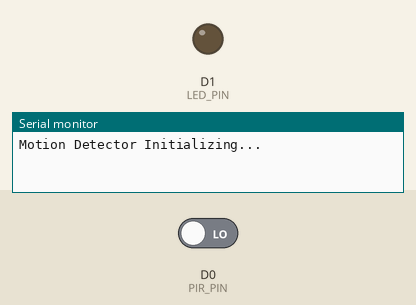
Recording of a sketch running on a simulated ESP8266 (NodeMCU). Shown: output pins drawn as LEDs (lit = HIGH), the last lines printed to the serial monitor. Inputs (shaded band) come from the test bench; at power-on: D0 (PIR_PIN) LOW.

Above: at 1.2 s.
1.3 s: D0 (PIR_PIN) driven HIGH
At 2.3 s:
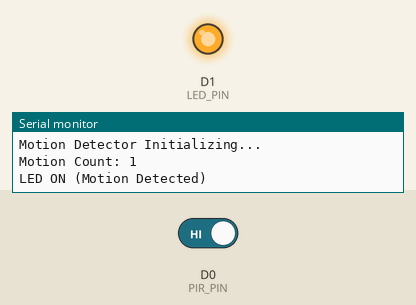
Timing chart, 0 to 12.8 s (numbered marks = the images above; inputs shaded):
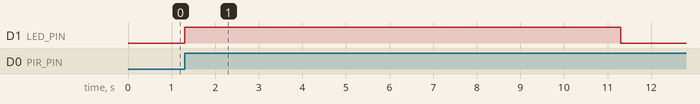

The sketch:

motion_blynk.ino
```cpp
#define PIR_PIN D0  // PIR sensor connected to GPIO5 (D1) on NodeMCU ESP8266
#define LED_PIN D1  // LED connected to GPIO0 (D3) on NodeMCU ESP8266

int motionCount = 0;
bool motionDetectedPreviously = false;
unsigned long ledOnTime = 0; // Store the time when LED was turned on
bool ledState = false; // Track LED state

void setup() {
  Serial.begin(115200);
  Serial.println("Motion Detector Initializing...");

  pinMode(PIR_PIN, INPUT);
  pinMode(LED_PIN, OUTPUT);

  digitalWrite(LED_PIN, LOW); // Start with LED off
}

void loop() {
  int motionDetected = digitalRead(PIR_PIN);

  if (motionDetected == HIGH && !motionDetectedPreviously) {
    motionCount++;
    Serial.print("Motion Count: ");
    Serial.println(motionCount);

    if (motionCount == 1) {
      digitalWrite(LED_PIN, HIGH); // Turn on LED at first detection
      Serial.println("LED ON (Motion Detected)");
      ledOnTime = millis(); // Record the time LED was turned on
      ledState = true;
    }
    if(motionCount>1){
        ledOnTime = millis(); // Record the time LED was turned on
      ledState = true;
    }

    motionDetectedPreviously = true; // Mark motion as detected
  } else if (motionDetected == LOW) {
    motionDetectedPreviously = false; // Reset motion detection state
  }

  // Turn off LED after 10 seconds if it was turned on
  if (ledState && millis() - ledOnTime >= 10000) {
    digitalWrite(LED_PIN, LOW);
    Serial.println("LED OFF (10 seconds elapsed)");
    motionCount = 0; // Reset count
    ledState = false;
  }
}
```

Measured:
- after the input at 1.3 s, D1 (LED_PIN): LOW → HIGH at once, → LOW 10.0 s later
